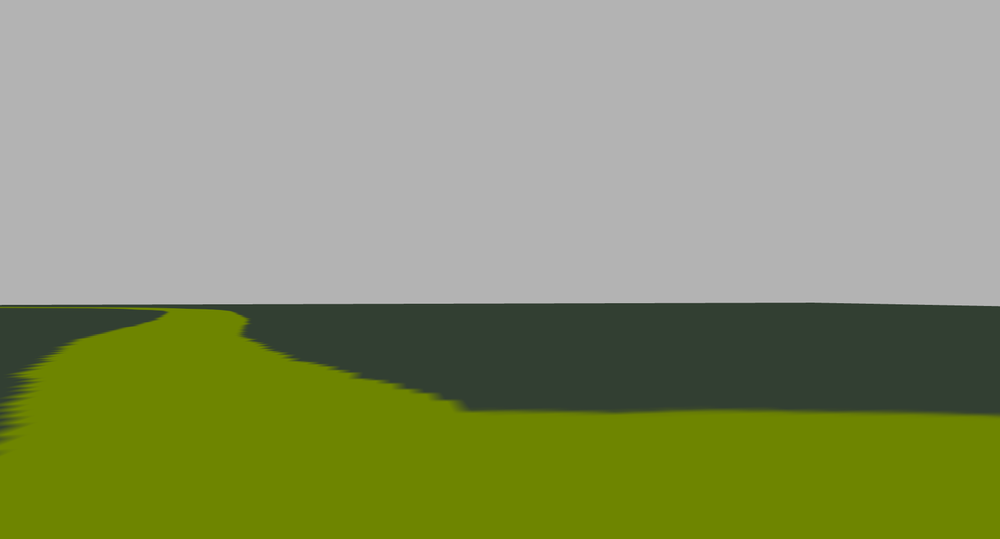
#> input picture catkin_ws/src/assignment4_trackingandfollowing/src/scripts/blob_detec.png, 1000 x 539 px, shrunk from 1781 x 960 before the run
$ python practice_edge_detec.py
#> lines starting #> are read from the running program, lines starting #| are printed output that depends on the picture; after the words box and inside, x2 and y2 are one past the last pixel; in counts of white or black regions, pixels touching at a corner belong together
import cv2

image = cv2.imread("blob_detec.png")
#> image is the input picture: shape (539, 1000, 3); mean B, G, R 108.5, 148.4, 139.9

gray = cv2.cvtColor(image, cv2.COLOR_BGR2GRAY)
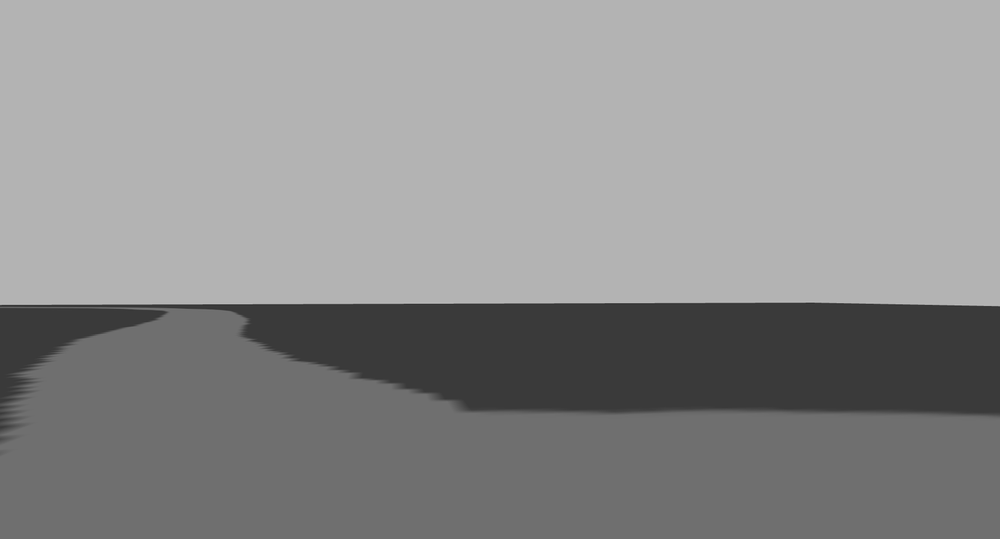
#> gray: shape (539, 1000); min 47, max 190, mean 141.4
edges = cv2.Canny(gray, 20, 10, apertureSize=3)
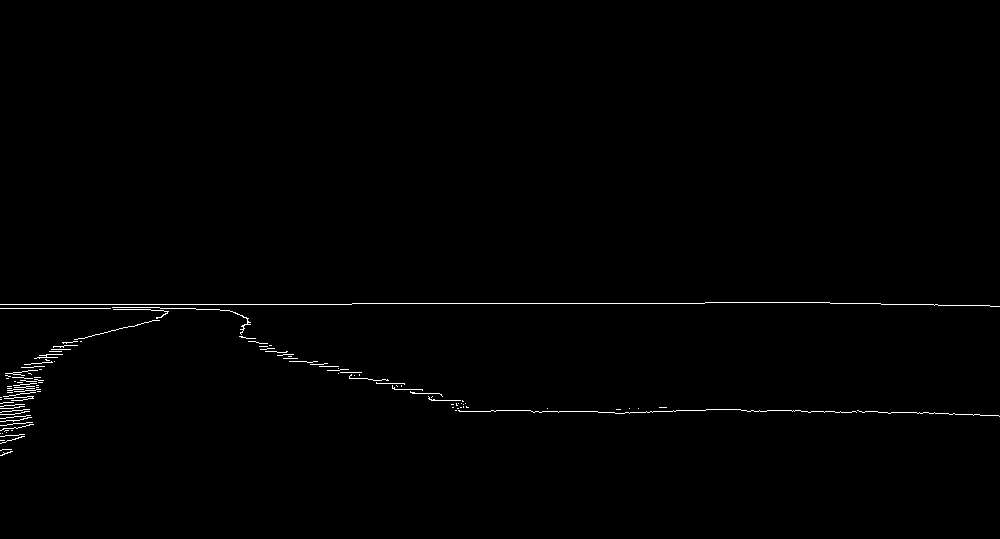
#> edges: shape (539, 1000); 0.63% white in thin lines or dots, all inside (x1, y1, x2, y2) = (0, 302, 1000, 456)

cv2.imshow("Edges", edges)

cv2.waitKey(0)
